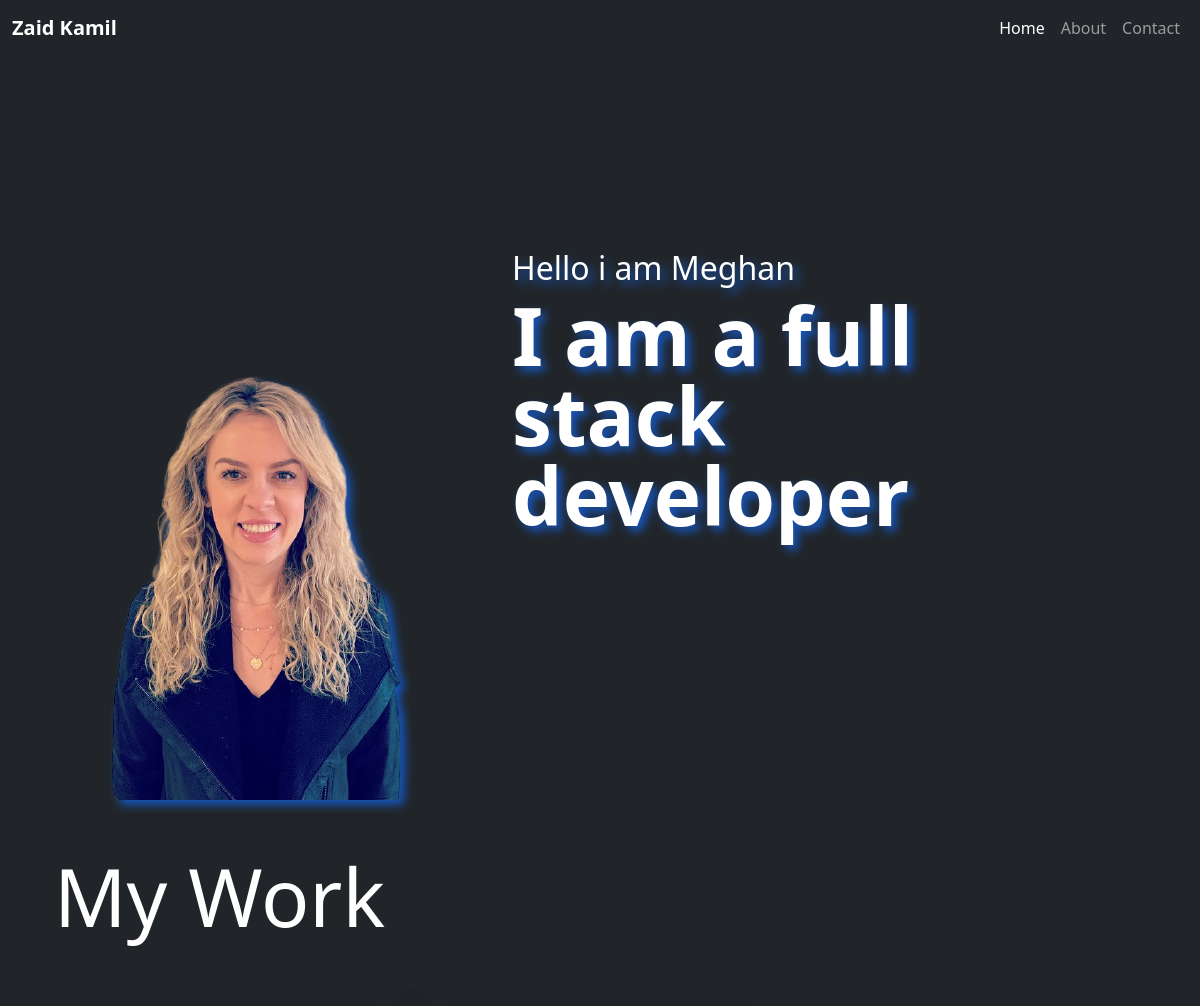
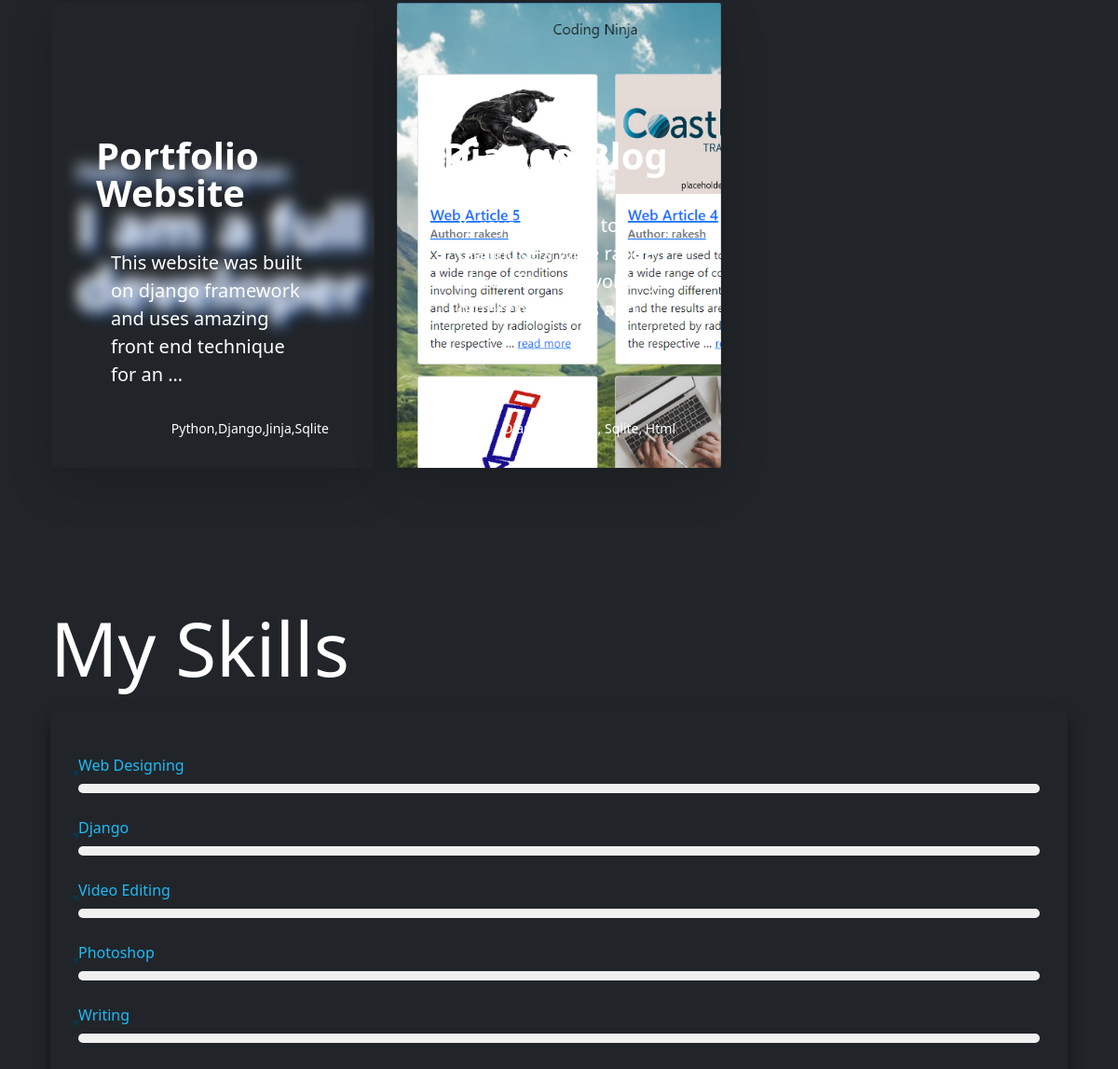
The page / on the database its author committed (2 pictures, top to bottom).
### home/models.py (models this page shows, shortened)
class Project(models.Model):
    name = models.CharField(max_length=100, unique=True)
    desc = models.TextField(help_text='Enter a brief description of the project')
    tech = models.CharField(max_length=100,help_text='Enter comma separated tech stack')
    date = models.DateField(auto_now=True)
    img = models.ImageField(upload_to='project/')
    link = models.URLField(max_length=200, help_text='Enter the link to the project',blank=True,null=True)
    class Meta:
        verbose_name_plural = "Projects"
        ordering = ['date']

class Skill(models.Model):
    name = models.CharField(max_length=100)
    rating = models.IntegerField(default=90,
        validators=[MinValueValidator(1), MaxValueValidator(100)])
    class Meta:
        verbose_name_plural = "Skills"
        ordering = ['-rating']

### home/views.py (the view)
# urls.py: 2. Add a URL to urlpatterns:  path('', views.home, name='home')
def home(request):
    skill_list = Skill.objects.all()
    project_list = Project.objects.all()
    ctx = {
        'skill_list': skill_list,
        'project_list': project_list,
        'title': 'Home',
    }
    return render(request, 'home.html',context=ctx)

### templates/home.html (shortened to what this page needs)
{% extends 'layout/base.html' %}
{% load static %}
{% block body %}
<div class="container-fluid hero vh-100" id="hero">
    <div class="row vh-100">
        <div class="col-6 offset-md-5 hero-text my-auto">
            <h2>Hello i am Meghan</h2>
            <p>
                I am a full stack developer
            </p>
        </div>
    </div>
</div>
<div class="container px-4 py-5" id="custom-cards">
    <h2 class="pb-2 text-white display-1">My Work</h2>
    <div class="row row-cols-1 row-cols-lg-3 align-items-stretch g-4 py-5">
        {% for project in project_list %}
        <div class="col">
            <div class="card card-cover h-100 overflow-hidden text-white bg-dark rounded-5 shadow-lg"
                style="background-image: url('{{project.img.url}}');">
                <div class="d-flex flex-column h-100 p-5 pb-3 text-white text-shadow-1">
                    <h2 class="pt-5 mt-5 mb-4 display-6 lh-1 fw-bold">{{project.name}}</h2>
                    <div class="card-body">
                        <p class="lead">{{project.desc|truncatewords:15}}</p>
                    </div>
                    <ul class="d-flex list-unstyled mt-auto">
                        <li class="d-flex align-items-center ">
                            <svg class="bi me-2" width="1em" height="1em">
                                <use xlink:href="#geo-fill"></use>
                            </svg>
                            <small>{{project.tech}}</small>
                        </li>
                    </ul>
                </div>
            </div>
        </div>
        {% endfor %}
    </div>
</div>
<div class="container px-4 py-5" id="custom-cards">
    <h2 class="pb-2 text-white display-1">My Skills</h2>
    <div class="skills">
        <div class="skills-bar">
            {% for skill in skill_list %}
            <div class="bar">
                <div class="info">
                    <span>{{skill.name}}</span>
                </div>
                <div class="progress-line"><span class="{{skill.name}}"></span></div>
            </div>
            {% endfor %}
        </div>
    </div>
</div>
{% endblock body %}

### templates/layout/base.html (shortened to what this page needs)
<!DOCTYPE html>
<html lang="en">
<head>
    <link href="https://cdn.jsdelivr.net/npm/bootstrap@5.1.3/dist/css/bootstrap.min.css" rel="stylesheet"
>
</head>
<body class="bg-dark">
    {% include 'partials/menu.html' %}
    {% block body %}{% endblock body %}
</body>
</html>

### templates/partials/menu.html (shortened to what this page needs)
<nav class="navbar navbar-expand-lg navbar-dark bg-dark fixed-top">
    <div class="container-fluid">
        <a class="navbar-brand" href="{% url 'home' %}"><b>Zaid Kamil</b></a>
        <div class="collapse navbar-collapse" id="navbarSupportedContent">
            <ul class="navbar-nav ms-auto my-2 my-lg-0 navbar-nav-scroll" ">
                <li class=" nav-item">
                <a class="nav-link active" aria-current="page" href="{% url 'home' %}">Home</a>
                </li>
                <li class="nav-item">
                    <a class="nav-link" href="{% url 'about' %}">About</a>
                </li>
                <li class="nav-item">
                    <a class="nav-link" href="{% url 'contact' %}">Contact</a>
                </li>
            </ul>
        </div>
    </div>
</nav>

### rows shown on the page
Project: img (picture), name "Portfolio Website", desc "This website was built on django framework and uses amazing front end technique for an …", tech "Python,Django,Jinja,Sqlite"
Project: img (picture), name "Django Blog", desc "X- rays are used to diagnose a wide range of conditions involving different organs and …", tech "Django, Python, Sqlite, Html"
Skill: name "Web Designing"
Skill: name "Django"
Skill: name "Video Editing"
Skill: name "Photoshop"
Skill: name "Writing"
